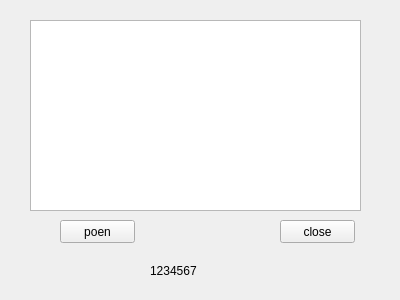
<?xml version="1.0" encoding="UTF-8"?>
<ui version="4.0">
 <class>MainWindow</class>
 <widget class="QMainWindow" name="MainWindow">
  <property name="geometry">
   <rect>
    <x>0</x>
    <y>0</y>
    <width>400</width>
    <height>300</height>
   </rect>
  </property>
  <property name="windowTitle">
   <string>MainWindow</string>
  </property>
  <widget class="QWidget" name="centralWidget">
   <widget class="QTextEdit" name="textEdit">
    <property name="geometry">
     <rect>
      <x>30</x>
      <y>20</y>
      <width>331</width>
      <height>191</height>
     </rect>
    </property>
   </widget>
   <widget class="QPushButton" name="pushButton">
    <property name="geometry">
     <rect>
      <x>60</x>
      <y>220</y>
      <width>75</width>
      <height>23</height>
     </rect>
    </property>
    <property name="text">
     <string>poen</string>
    </property>
   </widget>
   <widget class="QPushButton" name="pushButton_2">
    <property name="geometry">
     <rect>
      <x>280</x>
      <y>220</y>
      <width>75</width>
      <height>23</height>
     </rect>
    </property>
    <property name="text">
     <string>close</string>
    </property>
   </widget>
   <widget class="QLabel" name="label">
    <property name="geometry">
     <rect>
      <x>150</x>
      <y>260</y>
      <width>91</width>
      <height>21</height>
     </rect>
    </property>
    <property name="text">
     <string>1234567</string>
    </property>
   </widget>
  </widget>
 </widget>
 <layoutdefault spacing="6" margin="11"/>
 <resources/>
 <connections>
  <connection>
   <sender>pushButton_2</sender>
   <signal>clicked()</signal>
   <receiver>MainWindow</receiver>
   <slot>close()</slot>
   <hints>
    <hint type="sourcelabel">
     <x>317</x>
     <y>269</y>
    </hint>
    <hint type="destinationlabel">
     <x>234</x>
     <y>271</y>
    </hint>
   </hints>
  </connection>
 </connections>
</ui>
